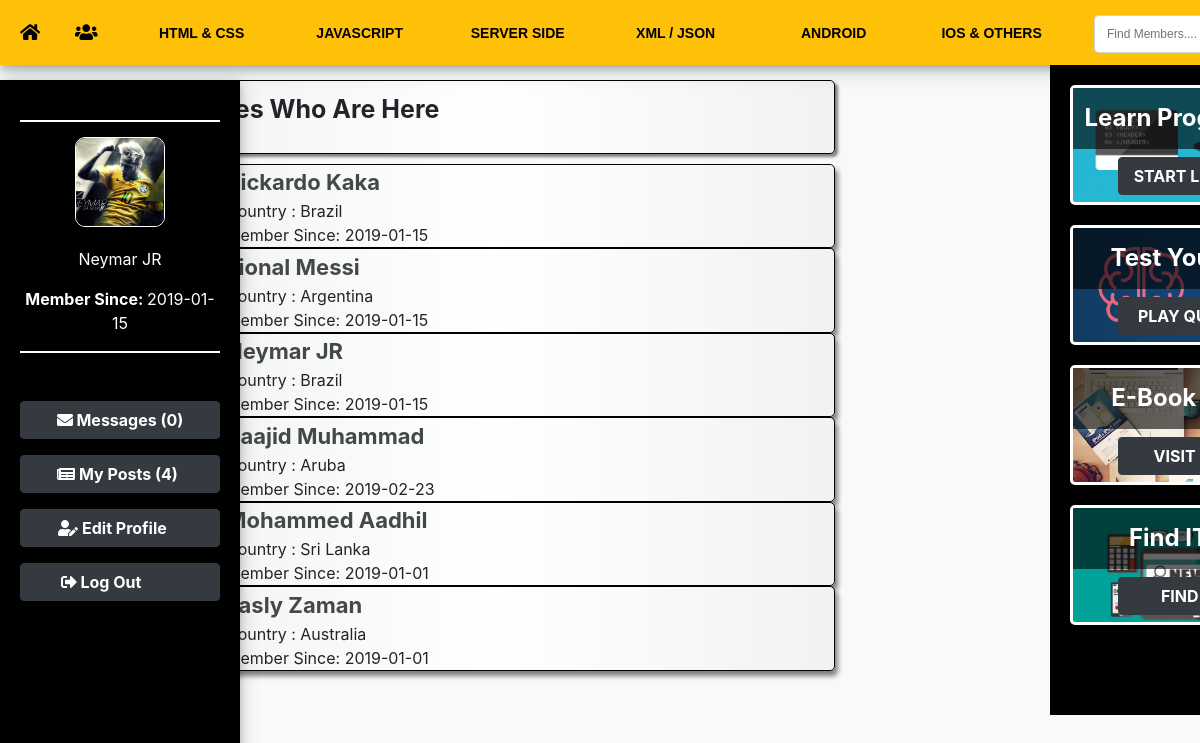
Page /members.php (signed in) on the committed database.
### tables this page shows
CREATE TABLE `topic` (
  `topic_id` int(11) NOT NULL,
  `topic_title` text NOT NULL
);

CREATE TABLE `users` (
  `u_id` int(11) NOT NULL,
  `u_name` varchar(100) NOT NULL,
  `u_lname` varchar(55) NOT NULL,
  `u_pass` varchar(100) NOT NULL,
  `u_email` varchar(100) NOT NULL,
  `u_country` varchar(100) NOT NULL,
  `u_gender` varchar(100) NOT NULL,
  `u_dob` date NOT NULL,
  `u_image` text NOT NULL,
  `register_date` date NOT NULL,
  `last_login` date NOT NULL,
  `status` text NOT NULL,
  `is_blocked` tinyint(1) NOT NULL,
  `posts` text NOT NULL
);

### members.php (the view, shortened to what this page needs)
<?php
	include("functions/functions.php");
	if(!isset($_SESSION['u_email'])){
		echo "<script>window.open('index.php','_self')</script>";
	}
	else {
?>
<!DOCTYPE html>
<html>
	<head>
		<link rel="stylesheet" href="styles/home_style.css" media="all"/>
		<link rel="stylesheet" href="styles/bootstrap.min.css" media="all"/>
	</head>
	<body class="bg-light">
			<div class="">
				<div id="head_wrap" class="bg-warning">
					<div id="header" class="bg-warning">
						<ul id="menu" >
							<li><a href="home.php" title="Home"  class="btn btn-warning btn-sm" role="button"  style="font-weight:bold; font-size:18px; color:black;"><i class="fas fa-home"></i></a></li>
							<li><a href="members.php" title="Memebers"  class="btn btn-warning btn-sm" role="button" style="margin-right:10px;font-weight:bold; font-size:18px;color:black;"><i class="fas fa-users"></i></a></li>
							<?php
								$get_topics = "SELECT * FROM topic";
								$run_topics = mysqli_query($con,$get_topics);
								while($row=mysqli_fetch_array($run_topics)){
									$topic_id=$row['topic_id'];
									$topic_title=$row['topic_title'];
								echo "<li><a href='topic.php?topic=$topic_id' class='btn btn-warning btn-sm' role='button'  style='font-weight:bold; width:150px;color:black;'>$topic_title</a></li>";
								}
							?>
						</ul>
						<form method="get" action="findmembers.php" id="form1">
							<div class="input-group mb-3" style="padding-top:5px;">
							<input type="text" name="find_members" placeholder="Find Members...." class="form-control" style="width:; margin-left:18px" maxlength="24" required="required"/>
							<div class="input-group-append"><button name="search" class="btn btn-dark"> <i class="fas fa-search"></i> </button></div></div>
						</form>
					</div>
				</div>
				<div class = "content">
					<div id = "user_timeline">
						<div>
							<?php include("templates/user_bar.php"); ?>
						</div>
					</div>
					<div>
					<?php include("templates/side_bar.php"); ?>
					</div>
					<div id="members_timeline">
						<div id="mem_search" style="width:680px; margin-bottom:10px;border-radius:5px; box-shadow:3px 3px 3px gray">
						<p3 style="margin-top:20px;"> Peoples Who Are Here </p3>
						</br></br></div>
						<?php
							global $con;
			$per_page=10;
			if (isset($_GET['page'])) {
				$page = $_GET['page'];
			}
			else{
				$page=1;
			}
			$start_from = ($page-1) * $per_page;
							$get_members = "SELECT * FROM users  ORDER BY u_id DESC LIMIT $start_from, $per_page";
							$run_members = mysqli_query($con,$get_members);
							while($row = mysqli_fetch_array($run_members)){
							$user_id = $row['u_id'] ;
							$user_name = $row['u_name'] ;
							$user_lname = $row['u_lname'] ;
							$user_country = $row['u_country'];
							$register_date = $row['register_date'];
							$user_image = $row['u_image'] ;
							echo
							"
							<div id='members_list'>
							<a href ='user_profile.php?u_id=$user_id'>
							<img src='user/user_images/$user_image''/>
							 <span> $user_name $user_lname</a></br>
							Country : $user_country </br>
							Member Since: $register_date </span>
							</div>
							";
							}
						?>
					</div>
				</div>
			</div>
	</body>
</html>
<?php } ?>

### templates/user_bar.php (shortened to what this page needs)
<div id = "user_bar">
<?php
							$user = $_SESSION['u_email'];
							$get_user = "SELECT * FROM users WHERE u_email= '$user'";
							$run_user = mysqli_query($con,$get_user);
							$row = mysqli_fetch_array($run_user);
							$user_id = $row['u_id'] ;
							$user_name = $row['u_name'] ;
							$user_lname = $row['u_lname'] ;
							$user_image = $row['u_image'] ;
							$register_date = $row['register_date'] ;
							$user_posts = "SELECT * FROM posts WHERE user_id = '$user_id'";
							$run_posts = mysqli_query ($con,$user_posts);
							$posts = mysqli_num_rows ($run_posts);
							$sel_msg = "SELECT * FROM messages WHERE reciver='$user_id' AND status='unread'";
							$run_msg = mysqli_query($con,$sel_msg);
							$count_msg = mysqli_num_rows($run_msg);
							echo
							"
							<div id='user_pro'>
							<center>
							<a href ='set_image.php?u_id=$user_id'>
							<img src='user/user_images/$user_image' title='Change Your Profile Picture' style=''/>
							</a>
									<p>$user_name $user_lname</p>
									<p><strong>Member Since: </strong>$register_date</p></center>
							</div>
									</br></br>
									<p><a href='my_messages.php?new_msg&u_id=$user_id'  class='btn btn-dark' role='button' style='font-weight:bold; width:200px;'><i class='fas fa-envelope'></i> Messages ($count_msg)</a></p>
									<p><a href='my_posts.php?u_id=$user_id'  class='btn btn-dark ' role='button' style='font-weight:bold; width:200px;padding-right:17px;'><i class='fas fa-newspaper'></i> My Posts ($posts)</a></p>
									<p><a href='edit_profile.php?u_id=$user_id'  class='btn btn-dark ' role='button' style='font-weight:bold; width:200px; padding-right:27px;'><i class='fas fa-user-edit'></i> Edit Profile </a></p>
									<p><a href='logout.php'  class='btn btn-dark' role='button' style='font-weight:bold; width:200px; padding-right:50px;'><i class='fas fa-sign-out-alt'></i> Log Out</a></p>
							";
							?>
</div>

### styles/home_style.css (style rules this page uses)
html, body, div, span, applet, object, iframe, h1, h2, h3, h4, h5, h6, p, blockquote, pre, a, abbr, acronym, address, big, cite, code, del, dfn, em, img, ins, kbd, q, s, samp, small, strike, strong, sub, sup, tt, var, b, u, i, center, dl, dt, dd, ol, ul, li, fieldset, form, label, legend, table, caption, tbody, tfoot, thead, tr, th, td, article, aside, canvas, details, embed, figure, figcaption, footer, header, hgroup, menu, nav, output, ruby, section, summary, time, mark, audio, video { margin: 0; padding: 0; border: 0; }
body { line-height: 1; }
#head_wrap { width : 100%; height : 65px; margin:0 auto; font-family:Verdana,sans-serif; position : fixed; box-shadow: 0 4px 8px 0 rgba(0, 0, 0, 0.2), 0 6px 20px 0 rgba(0, 0, 0, 0.19); }
#header { padding : 5px; margin:0 auto; width : 1300px; height : 35px; background-image : linear-gradient(to bottom, black,black,black, ); font-family: Agency FB; }
#menu { line-height : 30px; padding : 0; float: left; font-family:Verdana,sans-serif; box-shadow: box-shadow: 0 4px 8px 0 rgba(0, 0, 0, 0.2), 0 6px 20px 0 rgba(0, 0, 0, 0.19);" }
#menu li { display: inline; }
#menu a { padding : 10px; color : white; margin : 4px; text-decoration: none; font-weight: bold; }
#form1 { float: right; }
#form1 input { margin-top:5px; width: 160px; font-family:Verdana,sans-serif; font-size:12px; }
#user_bar { padding-top : 40px; padding-left: 20px; padding-right: 20px; background : black; height : 100%; width : 240px; float : left; top:10%; position : fixed; box-shadow: 0 4px 8px 0 rgba(0, 0, 0, 0.2), 0 6px 20px 0 rgba(0, 0, 0, 0.19); }
#user_pro { border-top: 2px solid white; border-bottom: 2px solid white; padding-top: 15px; }
#user_pro img { width:90px; height:90px; border-radius: 10px; margin-bottom: 20px; border: solid 1px white; object-fit: cover; }
#user_pro p { color:white; }
#members_list { background-image : linear-gradient(to right,#f2f2f2, white,#f2f2f2); border : 1px solid black; width : 680px; margin-right :; padding-right : 10px; padding-left : 10px; border: 1px solid black; border-radius: 5px; box-shadow: 3px 5px 5px grey; max-height : 250px; overflow : auto; }
#members_list a { font-size : 22px; font-weight : bold; text-decoration : none; color : #424949; }
#members_list span { padding-top : 10px; vertical-align: middle; }
#members_timeline { float : right; width : 700px; margin-right : 345px; margin-top :80px; }
#members_timeline p3 { font-weight : bold; font-size : 25px; padding-bottom : 25px; }
#mem_search { border : solid black 1px; padding-top : 10px; padding-right : 10px; padding-left : 10px; background-image : linear-gradient(to right,#f2f2f2, white,#f2f2f2); transition-duration: 0.4s; }

### rows in the picture
topic: $topic_id 1 (drawn), topic_title "HTML & CSS"
topic: topic_title "JAVASCRIPT"
topic: topic_title "SERVER SIDE"
topic: topic_title "XML / JSON"
topic: topic_title "ANDROID"
topic: topic_title "IOS & OTHERS"
users: u_image (picture), u_name "Neymar", u_lname "JR", register_date "2019-01-15", u_country "Brazil"
users: u_name "Rickardo", u_lname "Kaka", u_country "Brazil", register_date "2019-01-15"
users: u_name "Lional", u_lname "Messi", u_country "Argentina", register_date "2019-01-15"
users: u_name "Saajid", u_lname "Muhammad", u_country "Aruba", register_date "2019-02-23"
users: u_name "Mohammed", u_lname "Aadhil", u_country "Sri Lanka", register_date "2019-01-01"
users: u_name "Fasly", u_lname "Zaman", u_country "Australia", register_date "2019-01-01"

### other values in the picture
$count_msg "0"
$posts "4"
